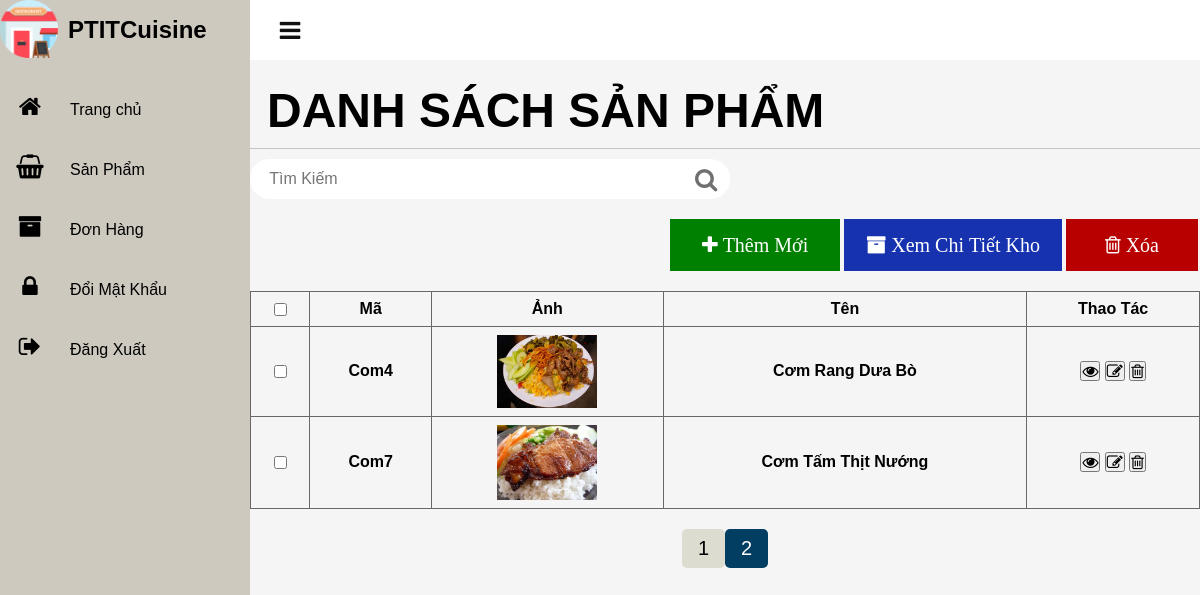
Before: /admin_manage_product/manage_category.php?page=2 with the older database file.
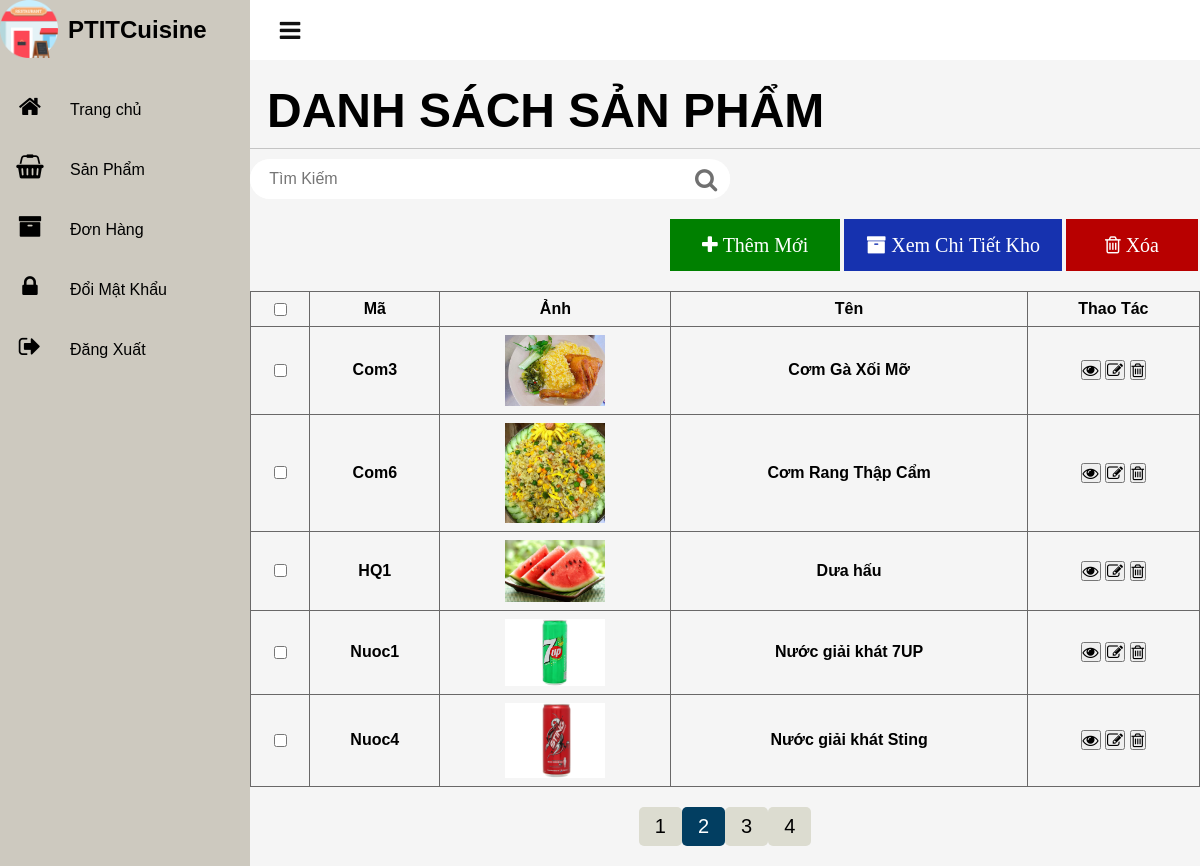
After: the same page with the newer database file.
### tables this page shows
CREATE TABLE IF NOT EXISTS `Categories`(
CategoryID VARCHAR(10) NOT NULL PRIMARY KEY,
CategoryName VARCHAR(200) NOT NULL,
ThumbnailImage VARCHAR(50) NOT NULL,
CreateDate timestamp NOT NULL default CURRENT_TIMESTAMP on update CURRENT_TIMESTAMP
);

### admin_manage_product/manage_category.php (the view, shortened to what this page needs)
<?php
include('../database/dbcon.php');
include '../header_footer/admin_header.php';
?>
<html>
<head>
    <link rel="stylesheet" href="https://stackpath.bootstrapcdn.com/font-awesome/4.7.0/css/font-awesome.min.css">
    <link rel="stylesheet" href="../css/admin.css?v=<?php echo time(); ?>">
</head>
<body>
    <div class=main><?php include '../header_footer/admin_toggle.php'; ?>
        <div class="product_box">
            <div class="cardHeader">
                <h2>DANH SÁCH SẢN PHẨM</h2>
            </div>
            <div class="border_bottom"></div>
            <form action="search_category.php" class="search-form" method="post">
                <input type="search" name="keyword" placeholder="Tìm Kiếm" id="search-box" required>
                <button type="submit" class="fa fa-search">
            </form>
            <form action="" method="post" enctype="multipart/form-data">
                <button type="submit" class="button button3" name="delete_all" onclick='return checkdelete()'><i class="fa fa-trash-o"> Xóa</i>
                </button>
                <a href="storage.php">
                    <button type="button" class="button button2"><i class="fa fa-archive"> Xem Chi Tiết Kho</i></button>
                </a>
                <a href="add_basic.php">
                    <button type="button" class="button button1"><i class="fa fa-plus"> Thêm Mới</i></button>
                </a>
                <table width="100%">
                    <thead>
                        <tr>
                            <th><input type="checkbox" id="checkAll" value="" /></th>
                            <th>Mã</th>
                            <th>Ảnh</th>
                            <th>Tên</th>
                            <th>Thao Tác</th>
                        </tr>
                    </thead>
                    <?php
                    try {
                        $pdo = new PDO(
                            "mysql:host=$sname;dbname=$db_name",
                            $uname,
                            $password,
                            array(PDO::MYSQL_ATTR_INIT_COMMAND => "SET NAMES utf8")
                        );
                    } catch (Exception $ex) {
                        exit($ex->getMessage());
                    }
                    $stmt = $pdo->prepare("SELECT CEILING(COUNT(*) / " . PER_PAGE . ") `pages` FROM `categories`");
                    $stmt->execute();
                    $pageTotal = $stmt->fetchColumn();
                    $pageNow = isset($_GET["page"]) ? $_GET["page"] : 1;
                    $limX = ($pageNow - 1) * PER_PAGE;
                    $limY = PER_PAGE;
                    $all_products = mysqli_query(
                        $con,
                        "SELECT c.CategoryID AS CategoryID, ThumbnailImage, CategoryName, SUM(ProductQuantity) AS Quantity FROM `Categories` c
                        INNER JOIN product p ON c.CategoryID = p.CategoryID
                        GROUP BY p.CategoryID ORDER BY c.CreateDate DESC
                        LIMIT $limX, $limY"
                    );
                    while ($row = mysqli_fetch_array($all_products)) {
                    ?>
                        <tbody>
                            <tr>
                                <th><input type="checkbox" name="choose_all[]" value="<?php echo $row['CategoryID']; ?>" /></th>
                                <th><?php echo $row['CategoryID']; ?></th>
                                <th>
                                    <?php
                                    $thumbnail =  "../images/".$row['ThumbnailImage'];;
                                    ?>
                                    <img src="<?php echo $thumbnail ?>" width="100">
                                </th>
                                <th><?php echo $row['CategoryName']; ?></th>
                                <th>
                                    <a href=""><button type="button" class="fa fa-eye"></button></a>
                                    <a href="edit_basic.php?cid=<?php echo $row['CategoryID']; ?>"><button type="button" class="fa fa-pencil-square-o"></button></a>
                                    <a href="manage_category.php?action=view_pro&delete_product=<?php echo $row['CategoryID']; ?>">
                                        <button type="button" id="delete" class="fa fa-trash-o" onclick='return checkdelete()'></button>
                                    </a>
                                </th>
                            </tr>
                        </tbody>
                    <?php $i++;
                    } ?>
                </table>
                <div class="pagination" id="pagination">
                <?php
                for ($i = 1; $i <= $pageTotal; $i++) {
                    printf(
                        "<a %shref='manage_category.php?page=%s'>%s</a> ",
                        $i == $pageNow ? "class='current' " : "",
                        $i,
                        $i
                    );
                }
                ?>
                </div>
            </form>
        </div>
    </div>
</body>
</html>

Changed rows visible on the page:
no longer on this page (row unchanged): categories: CategoryID "Com4", ThumbnailImage (picture), CategoryName "Cơm Rang Dưa Bò"
no longer on this page (row unchanged): categories: CategoryID "Com7", ThumbnailImage (picture), CategoryName "Cơm Tấm Thịt Nướng"
now on this page (row unchanged): categories: CategoryID "Com3", ThumbnailImage (picture), CategoryName "Cơm Gà Xối Mỡ"
now on this page (row unchanged): categories: CategoryID "Com6", ThumbnailImage (picture), CategoryName "Cơm Rang Thập Cẩm"
added categories: CategoryID "HQ1", ThumbnailImage (picture), CategoryName "Dưa hấu"
added categories: CategoryID "Nuoc1", ThumbnailImage (picture), CategoryName "Nước giải khát 7UP"
added categories: CategoryID "Nuoc4", ThumbnailImage (picture), CategoryName "Nước giải khát Sting"
Other visible differences:
new list line: "3"
new list line: "4"
